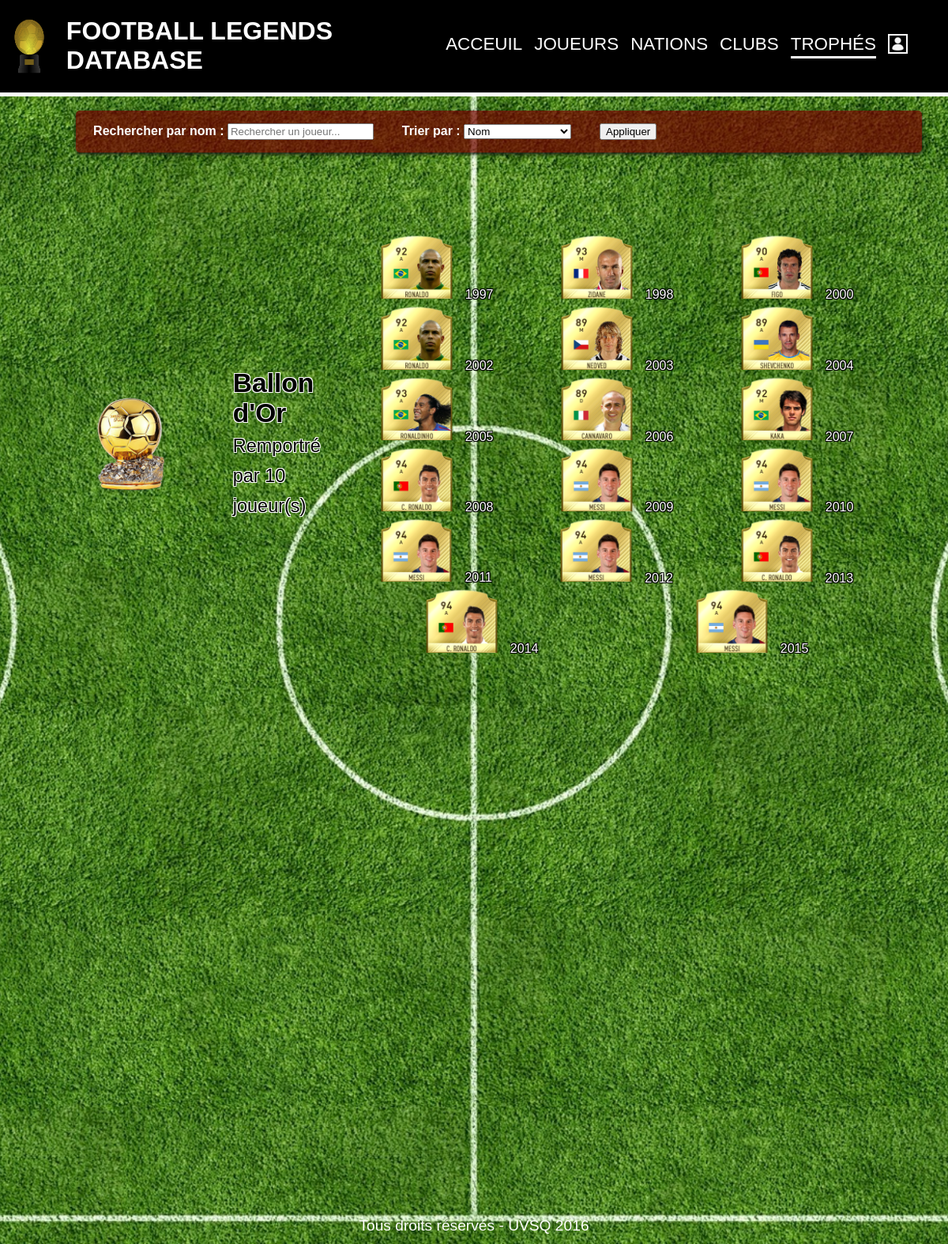
The page /trophes.php?id=BDO on the database its author committed.
### tables this page shows
CREATE TABLE trophes 
(
	id varchar(10) NOT NULL PRIMARY KEY,
	nom varchar(20) NOT NULL,
	type varchar(15) NOT NULL
);

CREATE TABLE remporte
(
	joueur varchar(15) NOT NULL,
	trophe varchar(10) NOT NULL,
	annee INT(10) NOT NULL,
	PRIMARY KEY(joueur, trophe, annee),
	FOREIGN KEY (joueur) REFERENCES joueurs(id),
	FOREIGN KEY (trophe) REFERENCES trophes(id)
);

### trophes.php (the view, shortened to what this page needs)
<?php
	function afficher($req, $bdd)
	{
		while ($donnees = $req->fetch())
		{
			$reqNb = $bdd->prepare('SELECT COUNT(DISTINCT R.joueur) AS nb FROM joueurs Jr, remporte R WHERE Jr.id = R.joueur AND R.trophe = :id GROUP BY R.trophe');
			$reqNb->execute( array('id' => $donnees['id']) );
			$donneesNb = $reqNb->fetch();
		?>
			<div id="element_page">
				<img src="img/trophes/<?php echo $donnees['id']; ?>.png" />
				<p>
					<strong> <?php echo $donnees['nom']; ?> </strong>
					<br/>
					<a href="joueurs.php?trophe=<?php echo $donnees['id'];?>">Remportré par <?php echo $donneesNb['nb'];?> joueur(s)</a>
				</p>
				<div class="listing_palmares">
				<?php
				if ($donnees['type'] == "club")
				{
					$reqPal = $bdd->prepare('SELECT P.club, P.annee FROM palmares P WHERE P.trophe = :id GROUP BY P.club, P.trophe, P.annee ORDER BY P.annee ASC');
					$reqPal->execute( array('id' => $donnees['id']) );
					while ($Pal = $reqPal->fetch())
					{
				?>
						<div>
							<img src="img/clubs/<?php echo $Pal['club']; ?>.png" />
							<?php echo $Pal['annee'];?>
						</div>
				<?php
					}
					$reqPal->closeCursor();
				}
				else
				{
					$reqPal = $bdd->prepare('SELECT P.joueur, P.annee FROM palmares P WHERE P.trophe = :id GROUP BY P.joueur, P.trophe, P.annee ORDER BY P.annee ASC');
					$reqPal->execute( array('id' => $donnees['id']) );
					while ($Pal = $reqPal->fetch())
					{
				?>
						<div>
							<img src="img/joueurs/<?php echo $Pal['joueur']; ?>.png" />
							<?php echo $Pal['annee'];?>
						</div>
				<?php
					}
				}
				?>
				</div>
			</div>
		<?php
		}
	}
?>
<!DOCTYPE html>
<html>
    <head>
        <link rel="stylesheet" href="style.css" />
    </head>
	<?php include("bdd.php");?>
    <body>
            <header>
                <div id="logo">
                        <img src="img/logo.png" alt="Logo legends" />
                        <h1>Football Legends Database</h1>
                </div>
				<nav>
						<ul>
							<li><a href="index.php">Acceuil</a></li>
							<li><a href="joueurs.php">Joueurs</a></li>
							<li><a href="nations.php">Nations</a></li>
							<li><a href="clubs.php">Clubs</a></li>
							<li class="actuel"><a href="trophes.php">Trophés</a></li>
							<li><a href="espaceMembre.php"><img src="img/espaceMembre.png" alt="Espace membre" /></a></li>
						</ul>
				</nav>
            </header>
			<div id="pages_daffichage">
				<section>
					<div id="options">
						<form method="post" action="trophes.php">
							<p>
								<label for="recherche">Rechercher par nom :</label>
								<input type="search" name="recherche" placeholder="Rechercher un joueur..."/>
								<label for="tri">Trier par :</label>
						       	<select name="tri" id="tri">
						           <option value="nom">Nom</option>
						       	</select>
						       	<input type="submit" value="Appliquer" />
						    </p>
						</form>
					</div>
					 <?php
					if ( isset($_GET['id']) )
					{
						$reponse = $bdd->prepare(' SELECT * FROM trophes WHERE id = :rech');
						$reponse->execute( array('rech' => htmlspecialchars($_GET['id']) ) );
						afficher($reponse, $bdd);
					}
					else
					{
						$reponse = $bdd->query('SELECT * FROM trophes ORDER BY type ASC');
						afficher($reponse, $bdd);
						$reponse->closeCursor();
					}
					?>
				</section>
			</div>
			<footer>
				Tous droits réservés - UVSQ 2016
			</footer>
	</body>
</html>

### style.css (style rules this page uses)
body { background: url('img/pitch.jpg') top center; background-size: cover; background-attachment: fixed; margin:0; font-family: Calibri, Arial, sans-serif; color: #FFFFFF; }
header { position: fixed; width: 100%; top: 0px; background-color: #000000; border-bottom: 5px solid white; display: flex; justify-content: space-between; text-transform: uppercase; }
#logo { display: flex; align-items: center; }
#logo img { width: 8%; height: 60%; padding: 3%; padding-right: 5%; }
nav { display: flex; align-items: center; padding-right: 3%; }
nav ul { list-style-type: none; display: flex; }
nav li { margin-right: 15px; }
nav .actuel a { border-bottom: 3px solid white; }
nav a { font-size: 1.4em; color: white; padding-bottom: 3px; text-decoration: none; }
nav a img { border: 2px solid white; }
#options { background-color: rgba(118,0,1,0.7); box-shadow: 0px 2px 5px #1c1a19; border-radius: 5px; padding-left: 2%; margin-right: 3%; margin-bottom: 4%; font-weight: bold; }
#options select, input { margin-right: 3%; }
#pages_daffichage section { display: flex; margin-top: 140px; margin-left: 8%; flex-direction: column; justify-content: felx-start; }
section #element_page { margin-bottom: 5%; display: flex; align-items: center; text-shadow: black 1px 1px, black -1px 1px, black -1px -1px, black 1px -1px; }
section #element_page img { width: 13%; height: 70%; margin-right: 5%; }
section #element_page p { color: black; text-shadow: white 1px 1px, white -1px 1px, white -1px -1px, white 1px -1px; font-size: 210%; width: 200px; }
#element_page .listing_palmares { display: flex; flex-direction: row; justify-content: space-around; flex-wrap: wrap; margin: 5%; align-items: center; }
#element_page .listing_palmares img { width: 50%; height: 50%; max-width: 150px; float: bottom; }
#element_page a { font-size: 0.7em; color: black; padding-bottom: 3px; text-decoration: none; }
footer { text-align: center; font-size: 1.2em; margin-top: 50%; margin-bottom: 1%; }

### rows shown on the page
trophes: nom "Ballon d'Or", nb "10"
remporte: joueur (picture), annee "1997"
remporte: joueur (picture), annee "1998"
remporte: joueur (picture), annee "2000"
remporte: joueur (picture), annee "2002"
remporte: joueur (picture), annee "2003"
remporte: joueur (picture), annee "2004"
remporte: joueur (picture), annee "2005"
remporte: joueur (picture), annee "2006"
remporte: joueur (picture), annee "2007"
remporte: joueur (picture), annee "2008"
remporte: joueur (picture), annee "2009"
remporte: joueur (picture), annee "2010"
remporte: joueur (picture), annee "2011"
remporte: joueur (picture), annee "2012"
remporte: joueur (picture), annee "2013"
remporte: joueur (picture), annee "2014"
remporte: joueur (picture), annee "2015"
